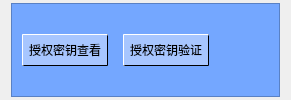
         <widget class="QWidget" name="tab_1">
          <attribute name="title">
           <string>授权管理</string>
          </attribute>
          <layout class="QHBoxLayout" name="horizontalLayout">
           <property name="spacing">
            <number>3</number>
           </property>
           <property name="topMargin">
            <number>3</number>
           </property>
           <property name="bottomMargin">
            <number>3</number>
           </property>
           <item>
            <widget class="QFrame" name="frame_auto">
             <property name="styleSheet">
              <string notr="true">background-color: #74A7FF</string>
             </property>
             <property name="frameShape">
              <enum>QFrame::StyledPanel</enum>
             </property>
             <property name="frameShadow">
              <enum>QFrame::Raised</enum>
             </property>
             <layout class="QHBoxLayout" name="horizontalLayout_2">
              <property name="spacing">
               <number>15</number>
              </property>
              <property name="leftMargin">
               <number>10</number>
              </property>
              <property name="topMargin">
               <number>0</number>
              </property>
              <property name="rightMargin">
               <number>10</number>
              </property>
              <property name="bottomMargin">
               <number>0</number>
              </property>
              <item>
               <widget class="QPushButton" name="pushButton_2">
                <property name="maximumSize">
                 <size>
                  <width>150</width>
                  <height>16777215</height>
                 </size>
                </property>
                <property name="styleSheet">
                 <string notr="true">QPushButton {
        background-color: #A7C6FF;
       	border-style: solid;
        border-width: 1px;
        border-radius: 1px; /* 无圆角 */
        border-top-color: white ;
border-left-color: white ;
border-right-color: black; 
border-bottom-color: black; 
        font:  12px;
        min-width: 0; /* 允许按钮宽度自适应 */

        padding: 6px;
    }
/* 鼠标点击时的样式 */
QPushButton:pressed {
        background-color: #74A7FF;
        border-style: none;
    }

 /* 鼠标悬停时的样式 */
    QPushButton:hover {
        background-color: #A7C6FF; /* 悬停时的背景颜色 */
        position: relative; /* 相对定位 */
        left: -2px; /* 向左轻微移动 */
        top: -2px; /* 向上轻微移动 */
        /* 通过改变left和top值模拟抖动效果 */
    }

    </string>
                </property>
                <property name="text">
                 <string>授权密钥查看</string>
                </property>
               </widget>
              </item>
              <item>
               <widget class="QPushButton" name="pushButton">
                <property name="maximumSize">
                 <size>
                  <width>150</width>
                  <height>16777215</height>
                 </size>
                </property>
                <property name="styleSheet">
                 <string notr="true">QPushButton {
        background-color: #A7C6FF;
       	border-style: solid;
        border-width: 1px;
        border-radius: 1px; /* 无圆角 */
        border-top-color: white ;
border-left-color: white ;
border-right-color: black; 
border-bottom-color: black; 
        font:  12px;
        min-width: 0; /* 允许按钮宽度自适应 */

        padding: 6px;
    }
/* 鼠标点击时的样式 */
QPushButton:pressed {
        background-color: #74A7FF;
        border-style: none;
    }

 /* 鼠标悬停时的样式 */
    QPushButton:hover {
        background-color: #A7C6FF; /* 悬停时的背景颜色 */
        position: relative; /* 相对定位 */
        left: -2px; /* 向左轻微移动 */
        top: -2px; /* 向上轻微移动 */
        /* 通过改变left和top值模拟抖动效果 */
    }

    </string>
                </property>
                <property name="text">
                 <string>授权密钥验证</string>
                </property>
               </widget>
              </item>
              <item>
               <widget class="QFrame" name="frame_6">
                <property name="frameShape">
                 <enum>QFrame::StyledPanel</enum>
                </property>
                <property name="frameShadow">
                 <enum>QFrame::Raised</enum>
                </property>
               </widget>
              </item>
              <item>
               <widget class="QFrame" name="frame_5">
                <property name="frameShape">
                 <enum>QFrame::StyledPanel</enum>
                </property>
                <property name="frameShadow">
                 <enum>QFrame::Raised</enum>
                </property>
               </widget>
              </item>
              <item>
               <widget class="QFrame" name="frame_4">
                <property name="frameShape">
                 <enum>QFrame::StyledPanel</enum>
                </property>
                <property name="frameShadow">
                 <enum>QFrame::Raised</enum>
                </property>
               </widget>
              </item>
              <item>
               <widget class="QFrame" name="frame_3">
                <property name="frameShape">
                 <enum>QFrame::StyledPanel</enum>
                </property>
                <property name="frameShadow">
                 <enum>QFrame::Raised</enum>
                </property>
               </widget>
              </item>
             </layout>
            </widget>
           </item>
          </layout>
         </widget>
